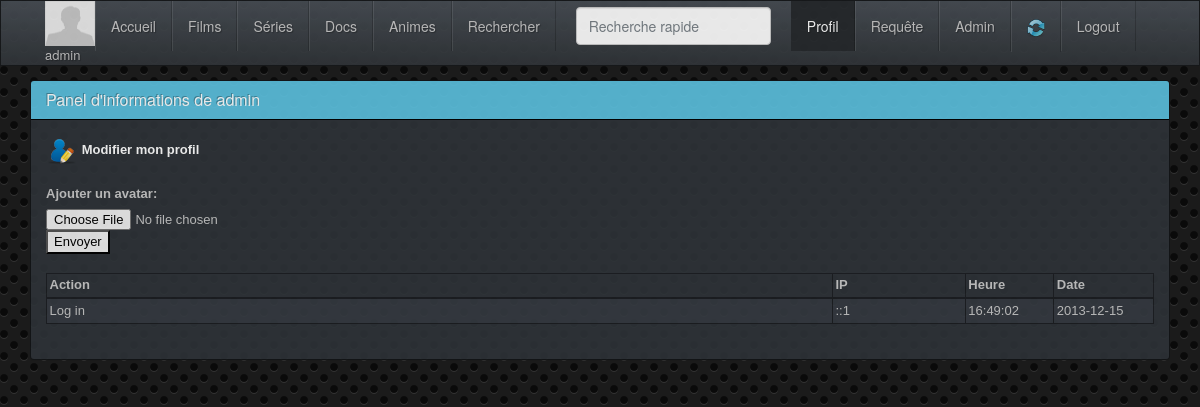
Page /profil.php (signed in) on the earlier database version.
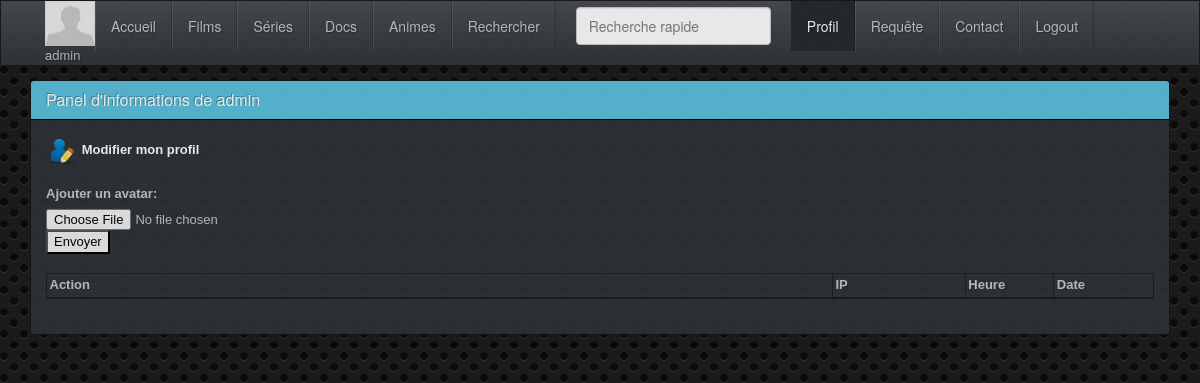
Same page on the later database version.
### tables this page shows
CREATE TABLE `users` (
  `id` int(11) NOT NULL AUTO_INCREMENT,
  `rank` int(1) NOT NULL,
  `username` varchar(30) NOT NULL,
  `password` varchar(255) NOT NULL,
  `email` varchar(255) NOT NULL,
  `avatar` varchar(255) NOT NULL DEFAULT 'defaut.jpg',
  `code_activation` varchar(255) NOT NULL,
  `actived` int(1) NOT NULL,
  PRIMARY KEY (`id`)
);

CREATE TABLE `logs` (
  `id` int(11) NOT NULL AUTO_INCREMENT,
  `uid` int(10) NOT NULL,
  `username` varchar(30) NOT NULL,
  `action` text NOT NULL,
  `date` date NOT NULL,
  `time` time NOT NULL,
  `ip` varchar(39) NOT NULL,
  PRIMARY KEY (`id`)
);

### profil.php (the view, shortened to what this page needs)
<?php
include("includes/functions.php");
if (isset($_SESSION['id']) && isset($_SESSION['username'])) {
if(!empty($_POST['submit'])) {
$cpassword = isset($_POST['password']) ? htmlspecialchars($_POST['password']) : null;
$newpassword = isset($_POST['passwordnew']) ? htmlspecialchars($_POST['passwordnew']) : null;
$newpassword2 = isset($_POST['passwordnewverification']) ? htmlspecialchars($_POST['passwordnewverification']) : null;
$email = isset($_POST['email']) ? htmlspecialchars($_POST['email']) : null;
if(empty($newpassword)&&empty($newpassword2)&&!empty($email)) {
$sqlp = $bdd->prepare('SELECT password FROM users WHERE id = :id');
$sqlp->execute(array(':id' => $_SESSION['id']));
$sqlpass = $sqlp->fetch();
$pass_hache = sha1($cpassword);
if($sqlpass['password']==$pass_hache) {
$sqlemail = $bdd->prepare('UPDATE users SET email = :email WHERE id = :id');
$sqlemail->execute(array('email' => $email, 'id' => $_SESSION['id']));
header ("Refresh: 3;URL=profile.php");
include("header.php");
include("menu.php");
echo '<div class="panel panel-info">
              <div class="panel-heading">
                <h3 class="panel-title">Panel d\'informations de '.$_SESSION['username'].'</h3>
              </div>
              <div class="panel-body">
			  <div class="col-lg-4">
				<div class="alert alert-dismissable alert-success">
				<button type="button" class="close" data-dismiss="alert">&times;</button>
				<strong>Well done!</strong> You successfully changed <u>your email</u>!
				</div>
			</div>
			</div>
           </div>';
}
else {
header ("Refresh: 3;URL=profile.php");
include("header.php");
include("menu.php");
echo '<div class="panel panel-info">
              <div class="panel-heading">
                <h3 class="panel-title">Panel d\'informations de '.$_SESSION['username'].'</h3>
              </div>
              <div class="panel-body">
			  <div class="col-lg-4">
				<div class="alert alert-dismissable alert-danger">
				<button type="button" class="close" data-dismiss="alert">&times;</button>
				<strong>Oh snap!</strong> <u>Your password is incorrect</u>.
				</div>
			</div>
			</div>
           </div>';
}
}
elseif($newpassword==$newpassword2) {
$sqlp2 = $bdd->prepare('SELECT password FROM users WHERE id = :id');
$sqlp2->execute(array(':id' => $_SESSION['id']));
$sqlpass = $sqlp2->fetch();
$pass_hache = sha1($cpassword);
if($sqlpass['password']==$pass_hache) {
$pass_hash = sha1($newpassword);
$sqlnpass = $bdd->prepare('UPDATE users SET password = :password, email = :email WHERE username = :username');
$sqlnpass->execute(array('password' => $pass_hash, 'email' => $email, 'username' => $_SESSION['username']));
header ("Refresh: 3;URL=profile.php");
include("header.php");
include("menu.php");
echo '<div class="panel panel-info">
              <div class="panel-heading">
                <h3 class="panel-title">Panel d\'informations de '.$_SESSION['username'].'</h3>
              </div>
              <div class="panel-body">
			  <div class="col-lg-4">
				<div class="alert alert-dismissable alert-success">
				<button type="button" class="close" data-dismiss="alert">&times;</button>
				<strong>Well done!</strong> You successfully changed <u>your email and password</u>!
				</div>
			</div>
			</div>
           </div>';
}
else {
header ("Refresh: 3;URL=profile.php");
include("header.php");
include("menu.php");
echo '<div class="panel panel-info">
              <div class="panel-heading">
                <h3 class="panel-title">Panel d\'informations de '.$_SESSION['username'].'</h3>
              </div>
              <div class="panel-body">
			  <div class="col-lg-4">
				<div class="alert alert-dismissable alert-danger">
				<button type="button" class="close" data-dismiss="alert">&times;</button>
				<strong>Oh snap!</strong> <u>Your password is incorrect</u>.
				</div>
			</div>
			</div>
           </div>';
}
}
else {
header ("Refresh: 3;URL=profile.php");
include("header.php");
include("menu.php");
echo '<div class="panel panel-info">
              <div class="panel-heading">
                <h3 class="panel-title">Panel d\'informations de '.$_SESSION['username'].'</h3>
              </div>
              <div class="panel-body">
			  <div class="col-lg-4">
				<div class="alert alert-dismissable alert-warning">
				<button type="button" class="close" data-dismiss="alert">&times;</button>
				<strong>Warning!</strong> <u>Your password and password verification are different</u>.
				</div>
			</div>
			</div>
           </div>';
}
}
else {
include("header.php");
include("menu.php");
?>
		  <div class="panel panel-info">
              <div class="panel-heading">
                <h3 class="panel-title">Panel d'informations de <?php echo $_SESSION['username']; ?></h3>
              </div>
              <div class="panel-body">
				<div class="show"><a id="ouvrir" href="#"><img src="img/edit_profile.png" /> <b>Modifier mon profil</b></a></div>
				<br />
				<table class="table table-striped table-bordered table-hover">
                <thead>
                  <tr>
                    <th width="71%">Action</th>
                    <th width="12%">IP</th>
                    <th width="8%">Heure</th>
                    <th width="9%">Date</th>
                  </tr>
                </thead>
                <form action="uploadpicture.php" method="post"
				enctype="multipart/form-data">
				<label for="file">Ajouter un avatar:</label>
				<input type="file" name="file" id="file">
				<input type="submit" name="submit" value="Envoyer"><br>
				</form>
                <tbody>
<?php
$sqllog = $bdd->prepare('SELECT action, date, time, ip FROM logs WHERE uid = :uid ORDER BY date AND time');
$sqllog->execute(array('uid' => $_SESSION['id'])) or die(header ('Location: profile.php'));
while($slog = $sqllog->fetch()) {
		echo'<tr>
				<td>'.$slog['action'].'</td>
				<td>'.$slog['ip'].'</td>
				<td>'.$slog['time'].'</td>
				<td>'.$slog['date'].'</td>
			</tr>';
}
echo '</tbody>
	</table>
	</div>
           </div>';
}
}
else { header ("Location: login.php"); }
include("footer.php");
?>

### header.php (shortened to what this page needs)
<!DOCTYPE html>
<html lang="en">
  <head>
    <link rel="stylesheet" href="css/bootstrap.css" media="screen">
    <link rel="stylesheet" href="css/font-awesome.min.css">
  </head>
  <body>

### menu.php (shortened to what this page needs)
<div class="navbar navbar-default navbar-fixed-top">
     <div class="container">
       <div class="navbar-collapse collapse" id="navbar-main">
         <ul class="nav navbar-nav">
				<?php
					include("includes/config.php");
					$path = $_SERVER['PHP_SELF'];
					$filepath = basename ($path);
					$cat = 0;
					if ($filepath == "profil.php")
						{ $cat = 6; }
					$membre = $_SESSION['username'];
					$sqlavatar = $bdd ->prepare('SELECT avatar FROM users WHERE username=:membre');
					$sqlavatar->bindValue(':membre', $membre, PDO::PARAM_STR);
					$sqlavatar->execute();
					$avatar = $sqlavatar -> fetch();
					$chemin = $avatar['avatar'];
					echo '<li id="pseudo"><img src="img/avatar/'.$chemin.'" height="45" width="50"></br>';
					echo $_SESSION['username'].'</a></li>';
				?>
					<li><a href="index.php">Accueil</a></li>
                     <li <?php if ($cat == 1) { echo'class="active"'; } ?>><a href="search.php?cat=Films">Films</a></li>
                     <li <?php if ($cat == 2) { echo'class="active"'; } ?>><a href="search.php?cat=Series">Séries</a></li>
				  <li <?php if ($cat == 3) { echo'class="active"'; } ?>><a href="search.php?cat=Doc">Docs</a></li>
				  <li <?php if ($cat == 4) { echo'class="active"'; } ?>><a href="search.php?cat=Anime">Animes</a></li>
				  <li <?php if ($cat == 5) { echo'class="active"'; } ?>><a href="search.php">Rechercher</a></li>
                   <ul class="nav navbar-nav navbar-right">
					<form class="navbar-form navbar-left" action="search.php" method="post">
                   <input type="text" name="search" class="form-control col-lg-8" placeholder="Recherche rapide">
                   </form>
                     <li
                     <?php
                     if ($cat == 6) { echo'class="active"'; } ?>><a href="profil.php">Profil </a></li>
			  <?php
			  if($_SESSION['rank']==1) {
			  $countreq=0;
			  if($countreq==1) { if ($cat == 7) { echo'<li class="active">'; } else { echo '<li>'; } echo'<a id="req" href="request.php">Requ&ecirc;te <span class="badge">'.$countreq.'</span></a></li>'; }
			  elseif($countreq!=1&&$countreq!=0) { if ($cat == 7) { echo'<li class="active">'; } else { echo '<li>'; } echo'<a href="request.php">Requ&ecirc;tes <span class="badge">'.$countreq.'</span></a></li>'; }
			  else { if ($cat == 7) { echo'<li class="active">'; } else { echo '<li>'; } echo'<a href="request.php">Requ&ecirc;te <span class="badge"></span></a></li>'; }
			  if ($cat == 8) { echo'<li class="active">'; } else { echo '<li>'; }
			  echo'<a href="admin.php">Admin</a></li>';
				  		echo '<li><a href="run.php"><img src="img/refresh.png" width="18" height="18" /></a></li>';
			  }
			  else {
			  $countreq=0;
			  if($countreq==1) { if ($cat == 7) { echo'<li class="active">'; } else { echo '<li>'; } echo'<a href="request.php">Requ&ecirc;te <span class="badge">'.$countreq.'</span></a></li>'; }
			  elseif($countreq!=1&&$countreq!=0) { if ($cat == 7) { echo'<li class="active">'; } else { echo '<li>'; } echo'<a href="request.php">Requ&ecirc;tes <span class="badge">'.$countreq.'</span></a></li>'; }
			  else { if ($cat == 7) { echo'<li class="active">'; } else { echo '<li>'; } echo'<a href="request.php">Requ&ecirc;te <span class="badge"></span></a></li>'; }
			  echo '<li><a href="contact.php">Contact</a></li>';
			  } ?>
				  <li><a href="logout.php">Logout</a></li>
				</ul>
       </div>
     </div>
   </div>
<div class="container">
     <div class="bs-docs-section clearfix">
       <div class="row">
         <div class="col-lg-12">
	  <br /><br /><br /><br />

### footer.php (shortened to what this page needs)
		</div>
        </div>
		</div>
		</div>
	  </body>
</html>

Differences in the rows shown:
removed logs: action "Log in", ip "::1", time "16:49:02", date "2013-12-15"
Other differences:
text no longer shown: "Admin"
text now shown: "Contact"
